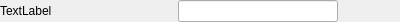
<?xml version="1.0" encoding="UTF-8"?>
<ui version="4.0">
 <class>LineEditWidget</class>
 <widget class="QWidget" name="LineEditWidget">
  <property name="geometry">
   <rect>
    <x>0</x>
    <y>0</y>
    <width>400</width>
    <height>22</height>
   </rect>
  </property>
  <property name="windowTitle">
   <string>Form</string>
  </property>
  <layout class="QGridLayout" name="gridLayout">
   <property name="leftMargin">
    <number>0</number>
   </property>
   <property name="topMargin">
    <number>0</number>
   </property>
   <property name="rightMargin">
    <number>0</number>
   </property>
   <property name="bottomMargin">
    <number>0</number>
   </property>
   <item row="0" column="0">
    <layout class="QHBoxLayout" name="horizontalLayout">
     <item>
      <widget class="QLabel" name="label">
       <property name="sizePolicy">
        <sizepolicy hsizetype="Fixed" vsizetype="Preferred">
         <horstretch>0</horstretch>
         <verstretch>0</verstretch>
        </sizepolicy>
       </property>
       <property name="minimumSize">
        <size>
         <width>172</width>
         <height>0</height>
        </size>
       </property>
       <property name="maximumSize">
        <size>
         <width>172</width>
         <height>16777215</height>
        </size>
       </property>
       <property name="text">
        <string>TextLabel</string>
       </property>
      </widget>
     </item>
     <item>
      <widget class="QLineEdit" name="lineEdit">
       <property name="minimumSize">
        <size>
         <width>160</width>
         <height>0</height>
        </size>
       </property>
       <property name="maximumSize">
        <size>
         <width>160</width>
         <height>16777215</height>
        </size>
       </property>
      </widget>
     </item>
     <item>
      <spacer name="horizontalSpacer">
       <property name="orientation">
        <enum>Qt::Horizontal</enum>
       </property>
       <property name="sizeHint" stdset="0">
        <size>
         <width>40</width>
         <height>20</height>
        </size>
       </property>
      </spacer>
     </item>
    </layout>
   </item>
  </layout>
 </widget>
 <resources/>
 <connections/>
</ui>
